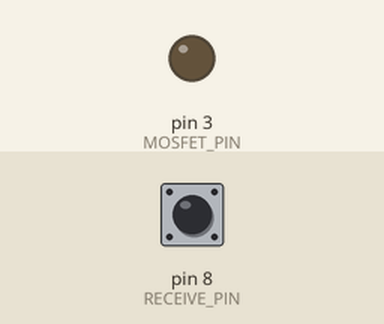
This sketch was run on a simulated Arduino Nano, built with avr-gcc and run on an emulated ATmega328P. Parts: output pins drawn as LEDs (lit = HIGH). Inputs (shaded band) come from the test bench; at power-on: pin 8 (RECEIVE_PIN) HIGH.

Above: at 1.2 s.
1.3 s: pin 8 (RECEIVE_PIN) pulled LOW for 0.15 s
At 2.3 s:
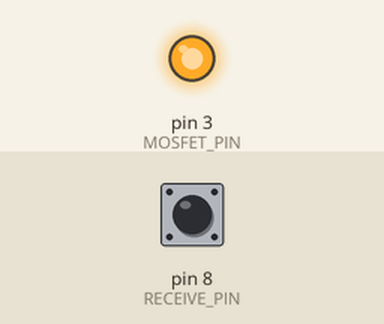
3.1 s: pin 8 (RECEIVE_PIN) pulled LOW for 1 s
At 4.9 s:
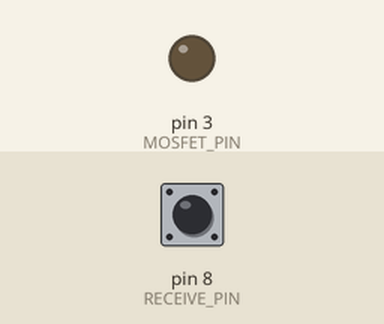
5.6 s: pin 8 (RECEIVE_PIN) pulled LOW for 3.2 s
At 6.8 s:
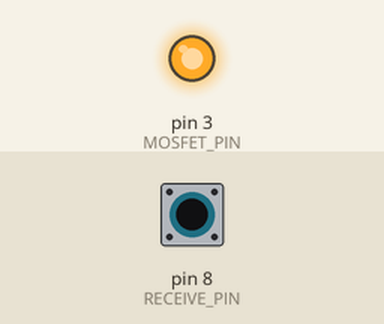
Timing chart, 0 to 8.6 s (numbered marks = the images above; inputs shaded):
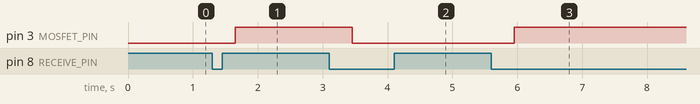

The sketch:

ArduinoNano-bed-light.ino
```cpp
#include <CapacitiveSensor.h>

// Debug mode (set to 1 to enable serial debugging, 0 to disable)
#define DEBUG_MODE 0

#if DEBUG_MODE
  #define DEBUG_PRINT(x) Serial.print(x)
  #define DEBUG_PRINTLN(x) Serial.println(x)
  #define DEBUG_BEGIN() Serial.begin(115200)
#else
  #define DEBUG_PRINT(x)
  #define DEBUG_PRINTLN(x)
  #define DEBUG_BEGIN()
#endif

// Pin definitions for Arduino Nano
#define SEND_PIN 6        // Capacitive sensor send pin
#define RECEIVE_PIN 8     // Capacitive sensor receive pin
#define MOSFET_PIN 3      // PWM output pin for MOSFET

// Constants
#define TOUCH_THRESHOLD 300     // Adjust this value based on your setup
#define RELEASE_THRESHOLD 150   // Threshold to detect release
#define FADE_SPEED 5           // Lower number = slower fade
#define DEBOUNCE_DELAY 500     // Delay to prevent multiple triggers
#define MAX_BRIGHTNESS 255     // Maximum LED brightness
#define AUTO_OFF_TIME 600000   // Auto off after 10 minutes (600000ms)

// Create capacitive sensor object
CapacitiveSensor touchSensor = CapacitiveSensor(SEND_PIN, RECEIVE_PIN);

// Variables
bool isOn = false;
bool wasTouched = false;      // Track if sensor was touched
int currentBrightness = 0;
int targetBrightness = 0;
unsigned long lastTouchTime = 0;
unsigned long turnOnTime = 0;    // When the light was turned on
bool firstTime = true;       // Flag for first touch after startup

// Helper function to handle millis() overflow
unsigned long getElapsedTime(unsigned long startTime) {
  unsigned long currentTime = millis();
  // Handle overflow
  if (currentTime < startTime) {
    return (0xFFFFFFFF - startTime) + currentTime;
  }
  return currentTime - startTime;
}

void setup() {
  pinMode(MOSFET_PIN, OUTPUT);

  DEBUG_BEGIN();
  DEBUG_PRINTLN(F("Starting up..."));

  // Initialize the capacitive sensor
  touchSensor.set_CS_AutocaL_Millis(0xFFFFFFFF);

  DEBUG_PRINTLN(F("Setup complete"));
}

void loop() {
  long value = touchSensor.capacitiveSensor(30);

  // Check auto-off timer using overflow-safe comparison
  if (isOn && (getElapsedTime(turnOnTime) >= AUTO_OFF_TIME)) {
    isOn = false;
    wasTouched = false;
    targetBrightness = 0;
    DEBUG_PRINTLN(F("Auto-off triggered"));
  }

  // Debug output
  DEBUG_PRINT(F("Raw Sensor: "));
  DEBUG_PRINT(value);
  DEBUG_PRINT(F(" State: "));
  DEBUG_PRINT(isOn ? "ON" : "OFF");
  DEBUG_PRINT(F(" Touched: "));
  DEBUG_PRINT(wasTouched ? "YES" : "NO");
  DEBUG_PRINT(F(" Brightness: "));
  DEBUG_PRINTLN(currentBrightness);

  // Check for touch and release
  if (value > TOUCH_THRESHOLD) {
    if (!wasTouched) {  // Only toggle state on initial touch
      if (firstTime) {
        lastTouchTime = millis() - DEBOUNCE_DELAY - 1;  // Make first touch work immediately
        firstTime = false;
      }

      if (getElapsedTime(lastTouchTime) > DEBOUNCE_DELAY) {
        wasTouched = true;
        // Toggle state immediately on touch
        isOn = !isOn;
        targetBrightness = isOn ? MAX_BRIGHTNESS : 0;
        if (isOn) {
          turnOnTime = millis();
        }
        DEBUG_PRINTLN(F("Touch detected - toggling state"));
      }
    }
    lastTouchTime = millis();  // Update time continuously while touched
  }
  else if (value < RELEASE_THRESHOLD && wasTouched) {
    wasTouched = false;
    DEBUG_PRINTLN(F("Release detected"));
  }

  // Fade handling
  if (currentBrightness < targetBrightness) {
    currentBrightness = min(currentBrightness + FADE_SPEED, targetBrightness);
  } else if (currentBrightness > targetBrightness) {
    currentBrightness = max(currentBrightness - FADE_SPEED, targetBrightness);
  }

  // Output to MOSFET
  analogWrite(MOSFET_PIN, currentBrightness);

  delay(4);
}
```

Measured:
- after the input at 1.3 s, pin 3 (MOSFET_PIN): LOW → HIGH after 0.35 s
- after the input at 3.1 s, pin 3 (MOSFET_PIN): HIGH → LOW after 0.35 s
- after the input at 5.6 s, pin 3 (MOSFET_PIN): LOW → HIGH after 0.35 s
